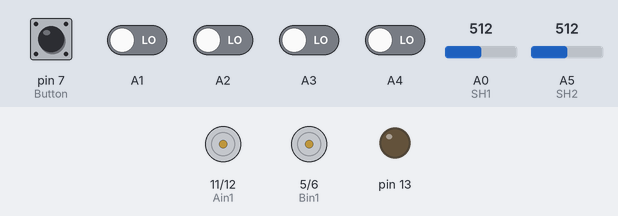
Bench run of a sketch on a simulated Arduino Uno, built with avr-gcc and run on an emulated ATmega328P. Parts: motor-driver pin pairs drawn as motors (green arrow = first pin HIGH = forward, orange = second pin HIGH = backward, longer = more drive, scaled by the enable pin), output pins drawn as LEDs (lit = HIGH). Inputs (shaded band) come from the test bench; at power-on: pin 7 (Button) HIGH, A1–4 LOW, A5 (SH2) = 512, A0 (SH1) = 512.

Above: at 6.7 s.
6.8 s: pin 7 (Button) pulled LOW for 0.15 s
At 9.6 s:
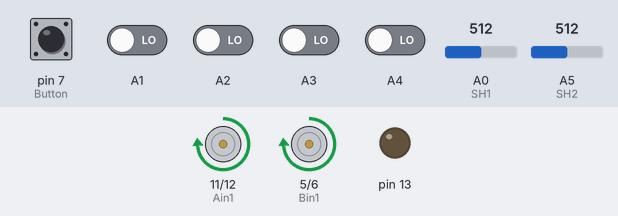
9.9 s: A5 (SH2) set to 312
12.0 s: A5 (SH2) set to 282
At 13.6 s:
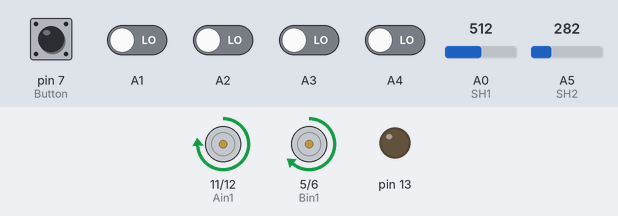
14.3 s: A0 (SH1) set to 164
16.1 s: A0 (SH1) set to 136
At 17.5 s:
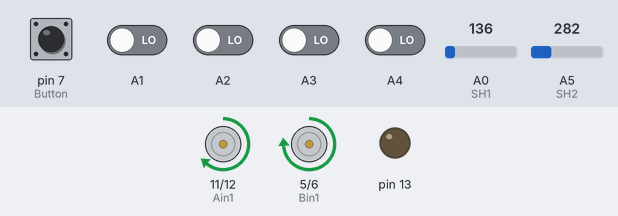
18.5 s: A5 (SH2) set to 162
20.3 s: A5 (SH2) set to 141
At 22.6 s:
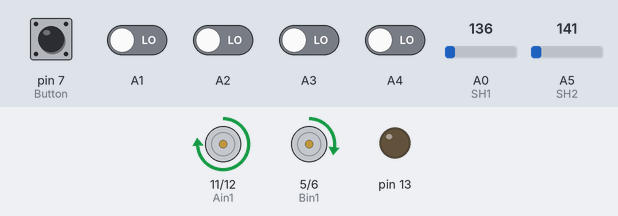
Timing chart, 0 to 23.7 s (numbered marks = the images above; inputs shaded):
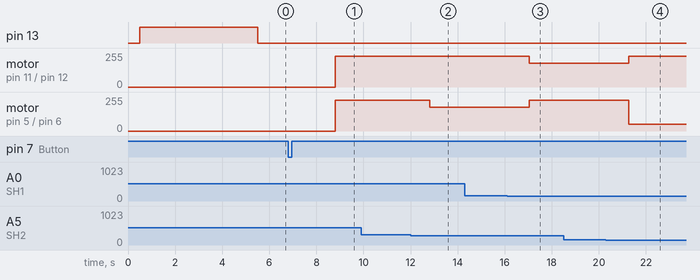

Measured:
- the behaviour switches between 300 and 299 on A5 (SH2) (found by bisection; images 1 and 2)
- the behaviour switches between 150 and 149 on A0 (SH1) (found by bisection; images 2 and 3)
- the behaviour switches between 150 and 149 on A5 (SH2) (found by bisection; images 3 and 4)
- after the input at 6.8 s, motor on pin 11 (Ain1) / pin 12 (Ain2), motor on pin 5 (Bin1) / pin 6 (Bin2): stopped → forward 230/255 after 2.0 s
- after the input at 9.9 s, every drawn part: stays the same
- after the input at 12.0 s, motor on pin 5 (Bin1) / pin 6 (Bin2): forward 230/255 → forward 180/255 after 0.82 s
- after the input at 14.3 s, every drawn part: stays the same
- after the input at 16.1 s, motor on pin 11 (Ain1) / pin 12 (Ain2): forward 230/255 → forward 180/255 after 0.94 s; motor on pin 5 (Bin1) / pin 6 (Bin2): forward 180/255 → forward 230/255 after 0.94 s
- after the input at 18.5 s, every drawn part: stays the same
- after the input at 20.3 s, motor on pin 11 (Ain1) / pin 12 (Ain2): forward 180/255 → forward 230/255 after 0.96 s; motor on pin 5 (Bin1) / pin 6 (Bin2): forward 230/255 → forward 50/255 after 0.96 s

The sketch:

Sumobot.ino
```cpp
#include <QTRSensors.h>
#define NUM_SENSORS 4
#define TIMEOUT 2500
#define EMITTER_PIN 8

QTRSensorsRC qtrrc((unsigned char[]) {A4, A3, A2, A1},
  NUM_SENSORS, TIMEOUT, EMITTER_PIN);
unsigned int sensorValues[NUM_SENSORS];

int SH1 = A0;
int SH2 = A5;
int QTR1 = A1;
int QTR4 = A2;
int QTR5 = A3;
int QTR8 = A4;
int Bin1 = 5;
int Bin2 = 6;
int Ain1 = 11;
int Ain2 = 12;
int PwmA = 10;
int PwmB = 9;
int Button = 7;

void setup() {
  delay(500);
  pinMode(13, OUTPUT);
  digitalWrite(13, HIGH);
  for (int i = 0; i < 200; i++)
  {
    qtrrc.calibrate();
  }
  digitalWrite(13, LOW);

  pinMode(Button, INPUT);
  pinMode(Bin1, OUTPUT);
  pinMode(Bin2, OUTPUT);
  pinMode(Ain1, OUTPUT);
  pinMode(Ain2, OUTPUT);
  pinMode(PwmA, OUTPUT);
  pinMode(PwmB, OUTPUT);
  Serial.begin(9600);
}
void loop() {
  int a=0, detect=0;
  if(digitalRead(Button)==LOW){
    a=1;
    delay(1000);//The delay before starting the programme, takes value 5000 in the final version
  }
  while(a==1){
    delay(1000);
    unsigned int place = qtrrc.readLine(sensorValues);
    int D1=0;
    int D2=0;
    for(int i=0; i<10; i++){
      D1=D1+analogRead(SH1);
      D2=D2+analogRead(SH2);
    }
    D1=D1/10;
    D2=D2/10;
    /*Serial.print(D1);
    Serial.print('\t');
    Serial.print(D2);
    for(int i=0;i<NUM_SENSORS;i++){
      Serial.print('\t');
      Serial.print(sensorValues[i]);
    }
    Serial.println();
    This is just to print in the serial monitor the values of the sharp sensors and the QTR's*/
    if(D1<150&&D2<150){
      spin();
    }
    else if(D1>=150&&D2>=300){
      forth();
    }
    else if(D1>=150){
      turn_left_fast();
      delay(50);
    }
    else if(D2>=150){
      turn_right_fast();
      delay(50);
    }
    /*else if(sensorValues[0]<Value&&sensorValues[3]){
     * back();
     * delay(500);
     * turn_left();
     * delay(500);
     * }
     * else if(sensorValues[0]<Value){
     *   turn_left();
     *   delay(500);
     * }
     * else if(sensorValues[3]<Value){
     *   turn_right();
     *   delay(500);
     * }
     */
  }
}

void no_motion(){
      analogWrite(PwmA, 0);
      analogWrite(PwmB, 0);
      digitalWrite(Ain1, LOW);
      digitalWrite(Ain2, LOW);
      digitalWrite(Bin1, LOW);
      digitalWrite(Bin2, LOW);
}
void fast_detention(){
      analogWrite(PwmA, 0);
      analogWrite(PwmB, 0);
      digitalWrite(Ain1, HIGH);
      digitalWrite(Ain2, HIGH);
      digitalWrite(Bin1, HIGH);
      digitalWrite(Bin2, HIGH);
}
void forth(){
      analogWrite(PwmA, 230);
      analogWrite(PwmB, 230);
      digitalWrite(Ain1, HIGH);
      digitalWrite(Ain2, LOW);
      digitalWrite(Bin1, HIGH);
      digitalWrite(Bin2, LOW);
}
void back(){
      analogWrite(PwmA, 200);
      analogWrite(PwmB, 200);
      digitalWrite(Ain1, LOW);
      digitalWrite(Ain2, HIGH);
      digitalWrite(Bin1, LOW);
      digitalWrite(Bin2, HIGH);
}
void turn_left_fast(){
      analogWrite(PwmA, 230);
      analogWrite(PwmB, 180);
      digitalWrite(Ain1, HIGH);
      digitalWrite(Ain2, LOW);
      digitalWrite(Bin1, HIGH);
      digitalWrite(Bin2, LOW);
}
void turn_right_fast(){
      analogWrite(PwmA, 180);
      analogWrite(PwmB, 230);
      digitalWrite(Ain1, HIGH);
      digitalWrite(Ain2, LOW);
      digitalWrite(Bin1, HIGH);
      digitalWrite(Bin2, LOW);
}
void spin(){
      analogWrite(PwmA, 230);
      analogWrite(PwmB, 50);
      digitalWrite(Ain1, HIGH);
      digitalWrite(Ain2, LOW);
      digitalWrite(Bin1, HIGH);
      digitalWrite(Bin2, LOW);
}
void turn_left(){
      analogWrite(PwmA, 150);
      analogWrite(PwmB, 50);
      digitalWrite(Ain1, LOW);
      digitalWrite(Ain2, HIGH);
      digitalWrite(Bin1, HIGH);
      digitalWrite(Bin2, LOW);
}
void turn_right(){
      analogWrite(PwmA, 50);
      analogWrite(PwmB, 150);
      digitalWrite(Ain1, HIGH);
      digitalWrite(Ain2, LOW);
      digitalWrite(Bin1, LOW);
      digitalWrite(Bin2, HIGH);
}
void turn_left_back(){
      analogWrite(PwmA, 50);
      analogWrite(PwmB, 150);
      digitalWrite(Ain1, LOW);
      digitalWrite(Ain2, HIGH);
      digitalWrite(Bin1, LOW);
      digitalWrite(Bin2, HIGH);
}
void turn_right_back(){
      analogWrite(PwmA, 150);
      analogWrite(PwmB, 50);
      digitalWrite(Ain1, LOW);
      digitalWrite(Ain2, HIGH);
      digitalWrite(Bin1, LOW);
      digitalWrite(Bin2, HIGH);
}
```
